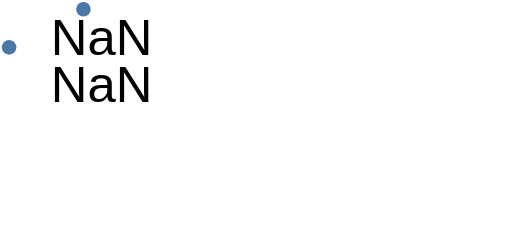

Specify this chart in Vega-Lite:
### Vega specification from a JSON file in a GitHub repository (floating-point values rounded to 4 significant figures)
{"width": 100, "height": 50, "data": [{"name": "n", "values": [{"id": 1}, {"id": 2}]}], "marks": [{"type": "symbol", "from": {"data": "n"}, "transform": [{"type": "force", "static": true, "iterations": 5, "forces": [{"force": "nbody", "strength": {"signal": "null"}}, {"force": "collide", "radius": 3, "iterations": {"signal": "null"}}]}], "encode": {"enter": {"size": {"value": 10}}}}, {"type": "text", "from": {"data": "n"}, "encode": {"enter": {"y": {"signal": "10*datum.id"}, "text": {"signal": "format(datum.x, '.3f')"}}}}]}
